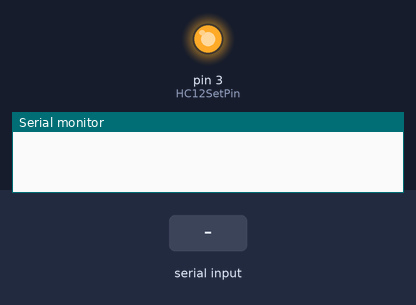
A sketch run on a simulated Arduino Uno, built with avr-gcc and run on an emulated ATmega328P. Shown: output pins drawn as LEDs (lit = HIGH), the last lines printed to the serial monitor. The test bench sets the inputs (shaded band). The modem accepts every AT command (registered, SIM ready, sends succeed) and sends nothing else.

Above: at 1.2 s.
1.3 s: "AT\n" received over Serial
At 1.8 s:
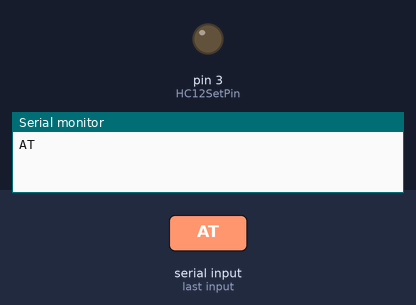
3.5 s: "1\n" received over the second serial link
Timing chart, 0 to 6.5 s (numbered marks = the images above; inputs shaded):
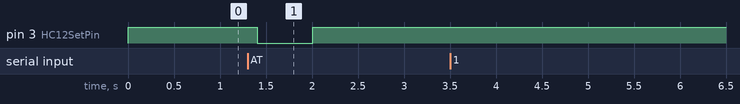

The sketch:

HC12.ino
```cpp
#include <SoftwareSerial.h>

const byte HC12RxdPin = 5;                      // "RXD" Pin on HC12
const byte HC12TxdPin = 4;                      // "TXD" Pin on HC12
const byte HC12SetPin = 3;                      // "SET" Pin on HC12

unsigned long timer = millis();                 // Delay Timer

char SerialByteIn;                              // Temporary variable
char HC12ByteIn;                                // Temporary variable
String HC12ReadBuffer = "";                     // Read/Write Buffer 1 for HC12
String SerialReadBuffer = "";                   // Read/Write Buffer 2 for Serial
boolean SerialEnd = false;                      // Flag to indicate End of Serial String
boolean HC12End = false;                        // Flag to indiacte End of HC12 String
boolean commandMode = false;                    // Send AT commands

// Software Serial ports Rx and Tx are opposite the HC12 Rx and Tx
// Create Software Serial Port for HC12
SoftwareSerial HC12(HC12TxdPin, HC12RxdPin);


void setup() {

  HC12ReadBuffer.reserve(64);                   // Reserve 64 bytes for Serial message input
  SerialReadBuffer.reserve(64);                 // Reserve 64 bytes for HC12 message input

  pinMode(HC12SetPin, OUTPUT);                  // Output High for Transparent / Low for Command
  digitalWrite(HC12SetPin, HIGH);               // Enter Transparent mode
  delay(80);                                    // 80 ms delay before operation per datasheet
  Serial.begin(115200);                           // Open serial port to computer
  HC12.begin(9600);                             // Open software serial port to HC12
}

void loop() {

  while (HC12.available()) {                    // While Arduino's HC12 soft serial rx buffer has data
    HC12ByteIn = HC12.read();                   // Store each character from rx buffer in byteIn
    if (HC12ByteIn == '\n') {                   // At the end of the line
      HC12ReadBuffer += char(HC12ByteIn);         // Write each character of byteIn to HC12ReadBuffer
      HC12End = true;                           // Set HC12End flag to true
      break;
    }
    HC12ReadBuffer += char(HC12ByteIn);         // Write each character of byteIn to HC12ReadBuffer

  }


  while (Serial.available()) {                  // If Arduino's computer rx buffer has data
    SerialByteIn = Serial.read();               // Store each character in byteIn
    if (SerialByteIn == '\n') {                 // Check to see if at the end of the line
      SerialReadBuffer += char(SerialByteIn);     // Write each character of byteIn to SerialReadBuffer
      SerialEnd = true;                         // Set SerialEnd flag to indicate end of line
      break;
    }
    SerialReadBuffer += char(SerialByteIn);     // Write each character of byteIn to SerialReadBuffer

  }

  if (SerialEnd) {                              // Check to see if SerialEnd flag is true

    if (SerialReadBuffer.startsWith("AT")) {    // Has a command been sent from local computer
      HC12.print(SerialReadBuffer);             // Send local command to remote HC12 before changing settings
      delay(100);                               //
      digitalWrite(HC12SetPin, LOW);            // Enter command mode
      delay(100);                               // Allow chip time to enter command mode
      Serial.print(SerialReadBuffer);           // Echo command to serial
      HC12.print(SerialReadBuffer);             // Send command to local HC12
      delay(500);                               // Wait 0.5s for a response
      digitalWrite(HC12SetPin, HIGH);           // Exit command / enter transparent mode
      delay(100);                               // Delay before proceeding
    } else {
      HC12.print(SerialReadBuffer);             // Transmit non-command message
    }
    SerialReadBuffer = "";                      // Clear SerialReadBuffer
    SerialEnd = false;                          // Reset serial end of line flag
  }

  if (HC12End) {                                // If HC12End flag is true
    if (HC12ReadBuffer.startsWith("AT")) {      // Check to see if a command is received from remote
      digitalWrite(HC12SetPin, LOW);            // Enter command mode
      delay(100);                               // Delay before sending command
      Serial.print(SerialReadBuffer);           // Echo command to serial.
      HC12.print(HC12ReadBuffer);               // Write command to local HC12
      delay(500);                               // Wait 0.5 s for reply
      digitalWrite(HC12SetPin, HIGH);           // Exit command / enter transparent mode
      delay(100);                               // Delay before proceeding
      HC12.println("Remote Command Executed");  // Acknowledge execution
    } else {
      Serial.print(HC12ReadBuffer);             // Send message to screen
    }
    HC12ReadBuffer = "";                        // Empty buffer
    HC12End = false;                            // Reset flag
  }
}
```

Measured:
- after the input at 1.3 s, pin 3 (HC12SetPin): HIGH → LOW after 0.10 s, → HIGH 0.60 s later
